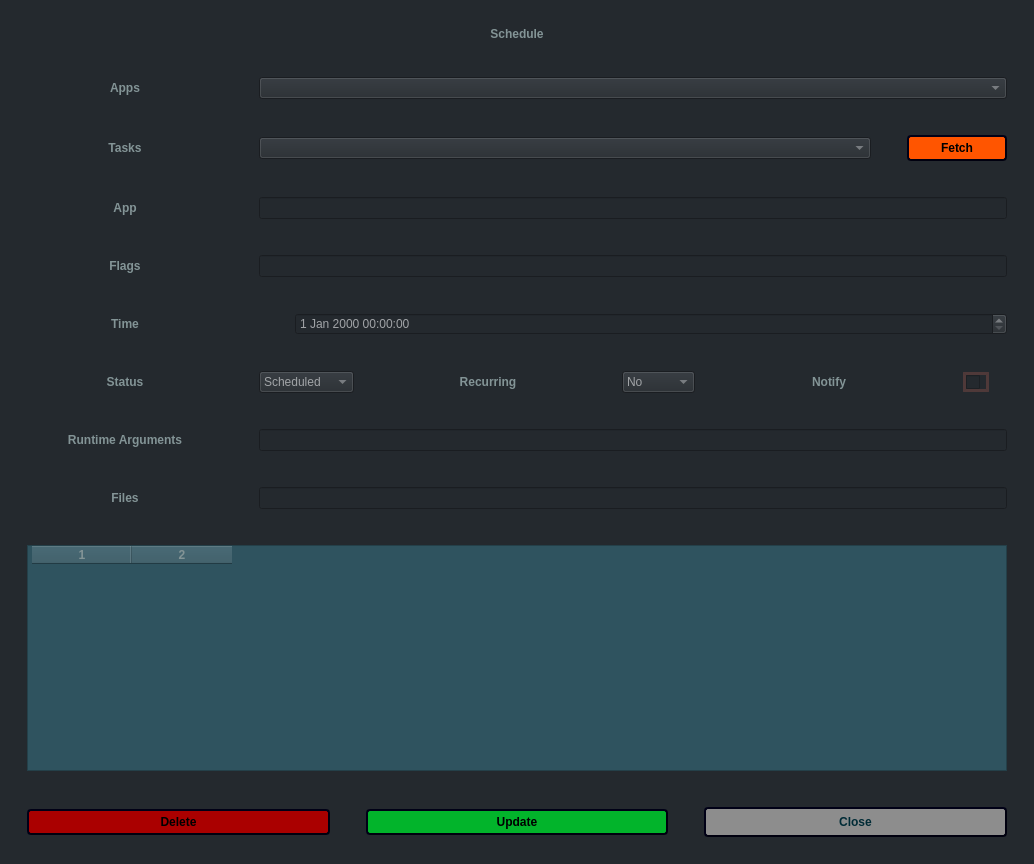
<?xml version="1.0" encoding="UTF-8"?>
<ui version="4.0">
 <class>ScheduleDialog</class>
 <widget class="QDialog" name="ScheduleDialog">
  <property name="geometry">
   <rect>
    <x>0</x>
    <y>0</y>
    <width>970</width>
    <height>864</height>
   </rect>
  </property>
  <property name="windowTitle">
   <string>Dialog</string>
  </property>
  <property name="windowIcon">
   <iconset resource="kres.qrc">
    <normaloff>:/icons/favicon.ico</normaloff>:/icons/favicon.ico</iconset>
  </property>
  <property name="styleSheet">
   <string notr="true">background-color: rgb(36, 41, 46);
color: rgb(161, 164, 167);</string>
  </property>
  <layout class="QGridLayout" name="gridLayout">
   <item row="0" column="0">
    <layout class="QVBoxLayout" name="verticalLayout" stretch="0,0,0,0,0,0,0,0,0,0,0">
     <property name="spacing">
      <number>36</number>
     </property>
     <property name="leftMargin">
      <number>16</number>
     </property>
     <property name="topMargin">
      <number>16</number>
     </property>
     <property name="rightMargin">
      <number>16</number>
     </property>
     <property name="bottomMargin">
      <number>16</number>
     </property>
     <item>
      <layout class="QHBoxLayout" name="horizontalLayout">
       <item>
        <widget class="QLabel" name="dialogLabel">
         <property name="sizePolicy">
          <sizepolicy hsizetype="Preferred" vsizetype="Preferred">
           <horstretch>2</horstretch>
           <verstretch>0</verstretch>
          </sizepolicy>
         </property>
         <property name="minimumSize">
          <size>
           <width>196</width>
           <height>0</height>
          </size>
         </property>
         <property name="maximumSize">
          <size>
           <width>196</width>
           <height>16777215</height>
          </size>
         </property>
         <property name="styleSheet">
          <string notr="true">font: 75 11pt &quot;Noto Sans&quot;;
color: rgb(131, 148, 150);
font-weight: 700;</string>
         </property>
         <property name="text">
          <string>Schedule</string>
         </property>
         <property name="alignment">
          <set>Qt::AlignCenter</set>
         </property>
         <property name="wordWrap">
          <bool>false</bool>
         </property>
        </widget>
       </item>
      </layout>
     </item>
     <item>
      <layout class="QHBoxLayout" name="horizontalLayout_13">
       <property name="leftMargin">
        <number>0</number>
       </property>
       <item>
        <widget class="QLabel" name="appsLabel_2">
         <property name="sizePolicy">
          <sizepolicy hsizetype="Fixed" vsizetype="Preferred">
           <horstretch>2</horstretch>
           <verstretch>0</verstretch>
          </sizepolicy>
         </property>
         <property name="minimumSize">
          <size>
           <width>196</width>
           <height>0</height>
          </size>
         </property>
         <property name="maximumSize">
          <size>
           <width>196</width>
           <height>16777215</height>
          </size>
         </property>
         <property name="styleSheet">
          <string notr="true">font: 75 11pt &quot;Noto Sans&quot;;
color: rgb(131, 148, 150);
font-weight: 700;</string>
         </property>
         <property name="text">
          <string>Apps</string>
         </property>
         <property name="alignment">
          <set>Qt::AlignCenter</set>
         </property>
        </widget>
       </item>
       <item>
        <widget class="QComboBox" name="appList"/>
       </item>
      </layout>
     </item>
     <item>
      <layout class="QHBoxLayout" name="horizontalLayout_12" stretch="1,1,0">
       <property name="leftMargin">
        <number>0</number>
       </property>
       <item>
        <widget class="QLabel" name="tasksLabel">
         <property name="sizePolicy">
          <sizepolicy hsizetype="Fixed" vsizetype="Preferred">
           <horstretch>2</horstretch>
           <verstretch>0</verstretch>
          </sizepolicy>
         </property>
         <property name="minimumSize">
          <size>
           <width>196</width>
           <height>0</height>
          </size>
         </property>
         <property name="maximumSize">
          <size>
           <width>196</width>
           <height>16777215</height>
          </size>
         </property>
         <property name="styleSheet">
          <string notr="true">font: 75 11pt &quot;Noto Sans&quot;;
color: rgb(131, 148, 150);
font-weight: 700;</string>
         </property>
         <property name="text">
          <string>Tasks</string>
         </property>
         <property name="alignment">
          <set>Qt::AlignCenter</set>
         </property>
        </widget>
       </item>
       <item>
        <widget class="QComboBox" name="taskList"/>
       </item>
       <item>
        <widget class="QPushButton" name="fetchSchedule">
         <property name="sizePolicy">
          <sizepolicy hsizetype="Fixed" vsizetype="Fixed">
           <horstretch>0</horstretch>
           <verstretch>0</verstretch>
          </sizepolicy>
         </property>
         <property name="minimumSize">
          <size>
           <width>100</width>
           <height>25</height>
          </size>
         </property>
         <property name="maximumSize">
          <size>
           <width>210</width>
           <height>16777215</height>
          </size>
         </property>
         <property name="layoutDirection">
          <enum>Qt::LeftToRight</enum>
         </property>
         <property name="styleSheet">
          <string notr="true">background-color: rgb(255, 85, 0);
font: 87 11pt &quot;Noto Sans&quot;;
color: rgb(0, 0, 0);
font-weight: 700;
padding: 4px;
border-style: outset;
border-width: 2px;
border-radius: 4px;
border-color: #00000f;
min-width: 4em;
padding: 4px;</string>
         </property>
         <property name="text">
          <string>Fetch</string>
         </property>
         <property name="icon">
          <iconset resource="kres.qrc">
           <normaloff>:/icons/icons/refresh.png</normaloff>:/icons/icons/refresh.png</iconset>
         </property>
        </widget>
       </item>
      </layout>
     </item>
     <item>
      <layout class="QHBoxLayout" name="horizontalLayout_4" stretch="0,0">
       <item>
        <widget class="QLabel" name="nameLabel">
         <property name="sizePolicy">
          <sizepolicy hsizetype="Fixed" vsizetype="Preferred">
           <horstretch>2</horstretch>
           <verstretch>0</verstretch>
          </sizepolicy>
         </property>
         <property name="minimumSize">
          <size>
           <width>196</width>
           <height>0</height>
          </size>
         </property>
         <property name="maximumSize">
          <size>
           <width>196</width>
           <height>16777215</height>
          </size>
         </property>
         <property name="styleSheet">
          <string notr="true">font: 75 11pt &quot;Noto Sans&quot;;
color: rgb(131, 148, 150);
font-weight: 700;</string>
         </property>
         <property name="text">
          <string>App</string>
         </property>
         <property name="alignment">
          <set>Qt::AlignCenter</set>
         </property>
        </widget>
       </item>
       <item>
        <widget class="QLineEdit" name="appText"/>
       </item>
      </layout>
     </item>
     <item>
      <layout class="QHBoxLayout" name="horizontalLayout_10" stretch="0,0">
       <item>
        <widget class="QLabel" name="maskLabel_4">
         <property name="sizePolicy">
          <sizepolicy hsizetype="Fixed" vsizetype="Preferred">
           <horstretch>2</horstretch>
           <verstretch>0</verstretch>
          </sizepolicy>
         </property>
         <property name="minimumSize">
          <size>
           <width>196</width>
           <height>0</height>
          </size>
         </property>
         <property name="maximumSize">
          <size>
           <width>196</width>
           <height>16777215</height>
          </size>
         </property>
         <property name="styleSheet">
          <string notr="true">font: 75 11pt &quot;Noto Sans&quot;;
color: rgb(131, 148, 150);
font-weight: 700;</string>
         </property>
         <property name="text">
          <string>Flags</string>
         </property>
         <property name="alignment">
          <set>Qt::AlignCenter</set>
         </property>
        </widget>
       </item>
       <item>
        <widget class="QLineEdit" name="flagsText"/>
       </item>
      </layout>
     </item>
     <item>
      <layout class="QHBoxLayout" name="horizontalLayout_3" stretch="0,0,0">
       <item>
        <widget class="QLabel" name="pathLabel">
         <property name="sizePolicy">
          <sizepolicy hsizetype="Fixed" vsizetype="Preferred">
           <horstretch>2</horstretch>
           <verstretch>0</verstretch>
          </sizepolicy>
         </property>
         <property name="minimumSize">
          <size>
           <width>196</width>
           <height>0</height>
          </size>
         </property>
         <property name="maximumSize">
          <size>
           <width>196</width>
           <height>16777215</height>
          </size>
         </property>
         <property name="styleSheet">
          <string notr="true">font: 75 11pt &quot;Noto Sans&quot;;
color: rgb(131, 148, 150);
font-weight: 700;</string>
         </property>
         <property name="text">
          <string>Time</string>
         </property>
         <property name="alignment">
          <set>Qt::AlignCenter</set>
         </property>
        </widget>
       </item>
       <item>
        <widget class="QLineEdit" name="timeText">
         <property name="maximumSize">
          <size>
           <width>0</width>
           <height>0</height>
          </size>
         </property>
        </widget>
       </item>
       <item>
        <widget class="QDateTimeEdit" name="dateTime">
         <property name="sizePolicy">
          <sizepolicy hsizetype="Preferred" vsizetype="Fixed">
           <horstretch>0</horstretch>
           <verstretch>0</verstretch>
          </sizepolicy>
         </property>
        </widget>
       </item>
      </layout>
     </item>
     <item>
      <layout class="QHBoxLayout" name="horizontalLayout_9" stretch="1,3,1,3,1,0">
       <property name="rightMargin">
        <number>18</number>
       </property>
       <item>
        <widget class="QLabel" name="dataLabel">
         <property name="sizePolicy">
          <sizepolicy hsizetype="Fixed" vsizetype="Preferred">
           <horstretch>2</horstretch>
           <verstretch>0</verstretch>
          </sizepolicy>
         </property>
         <property name="minimumSize">
          <size>
           <width>196</width>
           <height>0</height>
          </size>
         </property>
         <property name="maximumSize">
          <size>
           <width>196</width>
           <height>16777215</height>
          </size>
         </property>
         <property name="styleSheet">
          <string notr="true">font: 75 11pt &quot;Noto Sans&quot;;
color: rgb(131, 148, 150);
font-weight: 700;</string>
         </property>
         <property name="text">
          <string>Status</string>
         </property>
         <property name="alignment">
          <set>Qt::AlignCenter</set>
         </property>
        </widget>
       </item>
       <item>
        <widget class="QComboBox" name="completed">
         <item>
          <property name="text">
           <string>Scheduled</string>
          </property>
         </item>
         <item>
          <property name="text">
           <string>Success</string>
          </property>
         </item>
         <item>
          <property name="text">
           <string>Failed</string>
          </property>
         </item>
         <item>
          <property name="text">
           <string>Retry Failed</string>
          </property>
         </item>
        </widget>
       </item>
       <item>
        <widget class="QLabel" name="maskLabel">
         <property name="sizePolicy">
          <sizepolicy hsizetype="Fixed" vsizetype="Preferred">
           <horstretch>2</horstretch>
           <verstretch>0</verstretch>
          </sizepolicy>
         </property>
         <property name="minimumSize">
          <size>
           <width>196</width>
           <height>0</height>
          </size>
         </property>
         <property name="maximumSize">
          <size>
           <width>196</width>
           <height>16777215</height>
          </size>
         </property>
         <property name="styleSheet">
          <string notr="true">font: 75 11pt &quot;Noto Sans&quot;;
color: rgb(131, 148, 150);
font-weight: 700;</string>
         </property>
         <property name="text">
          <string>Recurring</string>
         </property>
         <property name="alignment">
          <set>Qt::AlignCenter</set>
         </property>
        </widget>
       </item>
       <item>
        <widget class="QComboBox" name="recurring">
         <item>
          <property name="text">
           <string>No</string>
          </property>
         </item>
         <item>
          <property name="text">
           <string>Hourly</string>
          </property>
         </item>
         <item>
          <property name="text">
           <string>Daily</string>
          </property>
         </item>
         <item>
          <property name="text">
           <string>Weekly</string>
          </property>
         </item>
         <item>
          <property name="text">
           <string>Monthly</string>
          </property>
         </item>
         <item>
          <property name="text">
           <string>Yearly</string>
          </property>
         </item>
        </widget>
       </item>
       <item>
        <widget class="QLabel" name="maskLabel_3">
         <property name="sizePolicy">
          <sizepolicy hsizetype="Fixed" vsizetype="Preferred">
           <horstretch>2</horstretch>
           <verstretch>0</verstretch>
          </sizepolicy>
         </property>
         <property name="minimumSize">
          <size>
           <width>196</width>
           <height>0</height>
          </size>
         </property>
         <property name="maximumSize">
          <size>
           <width>196</width>
           <height>16777215</height>
          </size>
         </property>
         <property name="styleSheet">
          <string notr="true">font: 75 11pt &quot;Noto Sans&quot;;
color: rgb(131, 148, 150);
font-weight: 700;</string>
         </property>
         <property name="text">
          <string>Notify</string>
         </property>
         <property name="alignment">
          <set>Qt::AlignCenter</set>
         </property>
        </widget>
       </item>
       <item>
        <widget class="QCheckBox" name="notifyCheck">
         <property name="styleSheet">
          <string notr="true">border: 3px solid #5A5A5A;
border: 3px solid red;
border: 3px solid rgb(255, 120, 100);
border: 3px solid rgba(255,120,100, 50);</string>
         </property>
         <property name="text">
          <string/>
         </property>
        </widget>
       </item>
      </layout>
     </item>
     <item>
      <layout class="QHBoxLayout" name="horizontalLayout_8" stretch="0,0">
       <item>
        <widget class="QLabel" name="maskLabel_2">
         <property name="sizePolicy">
          <sizepolicy hsizetype="Fixed" vsizetype="Preferred">
           <horstretch>2</horstretch>
           <verstretch>0</verstretch>
          </sizepolicy>
         </property>
         <property name="minimumSize">
          <size>
           <width>196</width>
           <height>0</height>
          </size>
         </property>
         <property name="maximumSize">
          <size>
           <width>196</width>
           <height>16777215</height>
          </size>
         </property>
         <property name="styleSheet">
          <string notr="true">font: 75 11pt &quot;Noto Sans&quot;;
color: rgb(131, 148, 150);
font-weight: 700;</string>
         </property>
         <property name="text">
          <string>Runtime Arguments</string>
         </property>
         <property name="alignment">
          <set>Qt::AlignCenter</set>
         </property>
        </widget>
       </item>
       <item>
        <widget class="QLineEdit" name="runtimeText"/>
       </item>
      </layout>
     </item>
     <item>
      <layout class="QHBoxLayout" name="horizontalLayout_11" stretch="0,0">
       <item>
        <widget class="QLabel" name="maskLabel_5">
         <property name="sizePolicy">
          <sizepolicy hsizetype="Fixed" vsizetype="Preferred">
           <horstretch>2</horstretch>
           <verstretch>0</verstretch>
          </sizepolicy>
         </property>
         <property name="minimumSize">
          <size>
           <width>196</width>
           <height>0</height>
          </size>
         </property>
         <property name="maximumSize">
          <size>
           <width>196</width>
           <height>16777215</height>
          </size>
         </property>
         <property name="styleSheet">
          <string notr="true">font: 75 11pt &quot;Noto Sans&quot;;
color: rgb(131, 148, 150);
font-weight: 700;</string>
         </property>
         <property name="text">
          <string>Files</string>
         </property>
         <property name="alignment">
          <set>Qt::AlignCenter</set>
         </property>
        </widget>
       </item>
       <item>
        <widget class="QLineEdit" name="filesText"/>
       </item>
      </layout>
     </item>
     <item>
      <widget class="QTableWidget" name="paramTable">
       <property name="styleSheet">
        <string notr="true">font: 87 11pt &quot;Noto Sans&quot;;
background-color: #2f535f;
color: rgb(131, 148, 150);
font-weight: 700;
padding-left: 2px;</string>
       </property>
       <property name="columnCount">
        <number>2</number>
       </property>
       <column/>
       <column/>
      </widget>
     </item>
     <item>
      <layout class="QHBoxLayout" name="horizontalLayout_7">
       <item>
        <widget class="QPushButton" name="deleteTask">
         <property name="sizePolicy">
          <sizepolicy hsizetype="Fixed" vsizetype="Fixed">
           <horstretch>0</horstretch>
           <verstretch>0</verstretch>
          </sizepolicy>
         </property>
         <property name="minimumSize">
          <size>
           <width>100</width>
           <height>25</height>
          </size>
         </property>
         <property name="maximumSize">
          <size>
           <width>420</width>
           <height>16777215</height>
          </size>
         </property>
         <property name="styleSheet">
          <string notr="true">background-color: rgb(170, 0, 0);
font: 87 11pt &quot;Noto Sans&quot;;
color: rgb(0, 0, 0);
font-weight: 700;
padding: 4px;
border-style: outset;
border-width: 2px;
border-radius: 4px;
border-color: #00000f;
min-width: 4em;
padding: 4px;</string>
         </property>
         <property name="text">
          <string>Delete</string>
         </property>
         <property name="icon">
          <iconset resource="kres.qrc">
           <normaloff>:/icons/icons/trash.png</normaloff>:/icons/icons/trash.png</iconset>
         </property>
        </widget>
       </item>
       <item>
        <widget class="QPushButton" name="saveTask">
         <property name="sizePolicy">
          <sizepolicy hsizetype="Fixed" vsizetype="Fixed">
           <horstretch>0</horstretch>
           <verstretch>0</verstretch>
          </sizepolicy>
         </property>
         <property name="minimumSize">
          <size>
           <width>100</width>
           <height>25</height>
          </size>
         </property>
         <property name="maximumSize">
          <size>
           <width>420</width>
           <height>16777215</height>
          </size>
         </property>
         <property name="styleSheet">
          <string notr="true">background-color: rgb(2, 180, 43);
font: 87 11pt &quot;Noto Sans&quot;;
color: rgb(0, 0, 0);
font-weight: 700;
padding: 4px;
border-style: outset;
border-width: 2px;
border-radius: 4px;
border-color: #00000f;
min-width: 4em;
padding: 4px;</string>
         </property>
         <property name="text">
          <string>Update</string>
         </property>
         <property name="icon">
          <iconset resource="kres.qrc">
           <normaloff>:/icons/send-button.png</normaloff>:/icons/send-button.png</iconset>
         </property>
        </widget>
       </item>
       <item>
        <widget class="QPushButton" name="close">
         <property name="minimumSize">
          <size>
           <width>100</width>
           <height>30</height>
          </size>
         </property>
         <property name="maximumSize">
          <size>
           <width>420</width>
           <height>16777215</height>
          </size>
         </property>
         <property name="styleSheet">
          <string notr="true">background-color: rgb(141, 141, 141);
font: 87 11pt &quot;Noto Sans&quot;;
color: rgb(0, 43, 54);
font-weight: 700;
padding: 4px;
border-style: outset;
border-width: 2px;
border-radius: 4px;
border-color: #00000f;
min-width: 4em;
padding: 4px;</string>
         </property>
         <property name="text">
          <string>Close</string>
         </property>
         <property name="icon">
          <iconset resource="kres.qrc">
           <normaloff>:/icons/icons/cancel.png</normaloff>:/icons/icons/cancel.png</iconset>
         </property>
        </widget>
       </item>
      </layout>
     </item>
    </layout>
   </item>
  </layout>
 </widget>
 <resources>
  <include location="kres.qrc"/>
 </resources>
 <connections/>
</ui>
